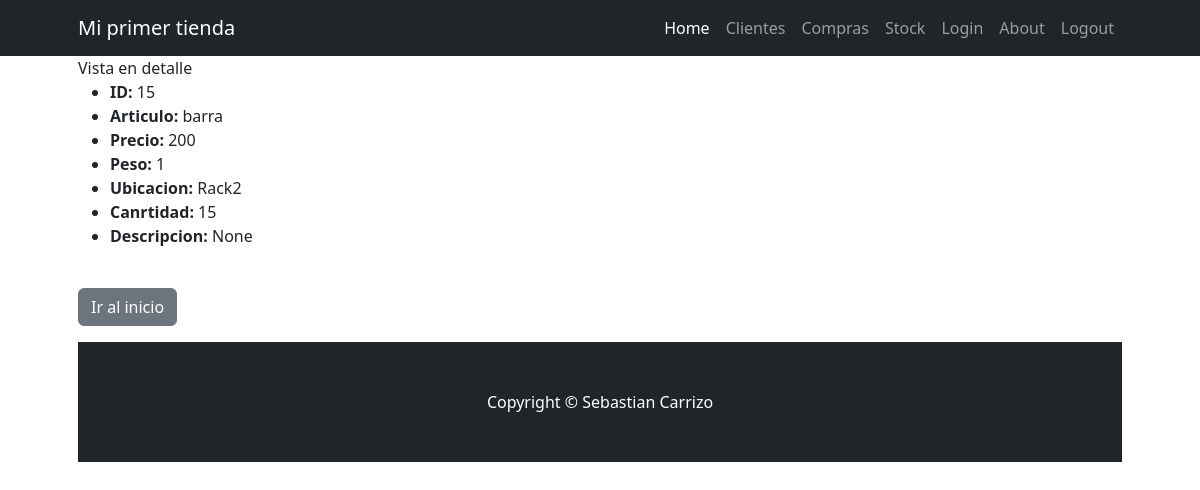
The app's page /stock/detail/15 with its own data.
### stock/models.py (models this page shows, shortened)
class Stock(models.Model):
    articulo = models.CharField(max_length=100)
    precio = models.IntegerField()
    peso = models.IntegerField()
    cantidad = models.IntegerField()
    ubicacion_id = models.ForeignKey(Ubicacion, on_delete=models.SET_NULL, null=True, blank=True)
    imagen = models.ImageField(upload_to='images/', null=True, blank=True)
    descripcion = models.CharField(max_length=500, null=True, blank=True)

class Ubicacion(models.Model):
    ubicacion = models.CharField(max_length=100)
    def __str__(self) -> str:
        return self.ubicacion

### stock/views.py (the view)
# urls.py: path("detail/<int:pk>", views.StockDetail.as_view(), name="stock_detail"),
class StockDetail(DetailView):
    model = models.Stock

### stock/templates/stock/stock_detail.html (shortened to what this page needs)
{% extends 'home/base.html' %}
{% block title %}
    Vista en detalle
{% endblock title %}
{% block content %}
    <ul>
        <li>
            <strong>ID:</strong> {{ object.id }}
            <li>
                <strong>Articulo:</strong> {{ object.articulo }}
                <li>
                    <strong>Precio:</strong> {{ object.precio }}
                    <li>
                        <strong>Peso:</strong> {{ object.peso }}
                        <li>
                            <strong>Ubicacion:</strong> {{ object.ubicacion_id }}
                            <li>
                                <strong>Canrtidad:</strong> {{ object.cantidad }}
                                <li>
                                    <strong>Descripcion:</strong> {{ object.descripcion }}
                                </ul>
                                <p>
                                    <a class="btn btn-secondary justify-content-around mt-4"
                                       href="{% url 'stock:index' %}">Ir al inicio</a>
                                </p>
                            {% endblock content %}

### records on screen
Stock: id "15", articulo "barra", precio "200", peso "1", ubicacion_id "Rack2", cantidad "15", descripcion "None"
